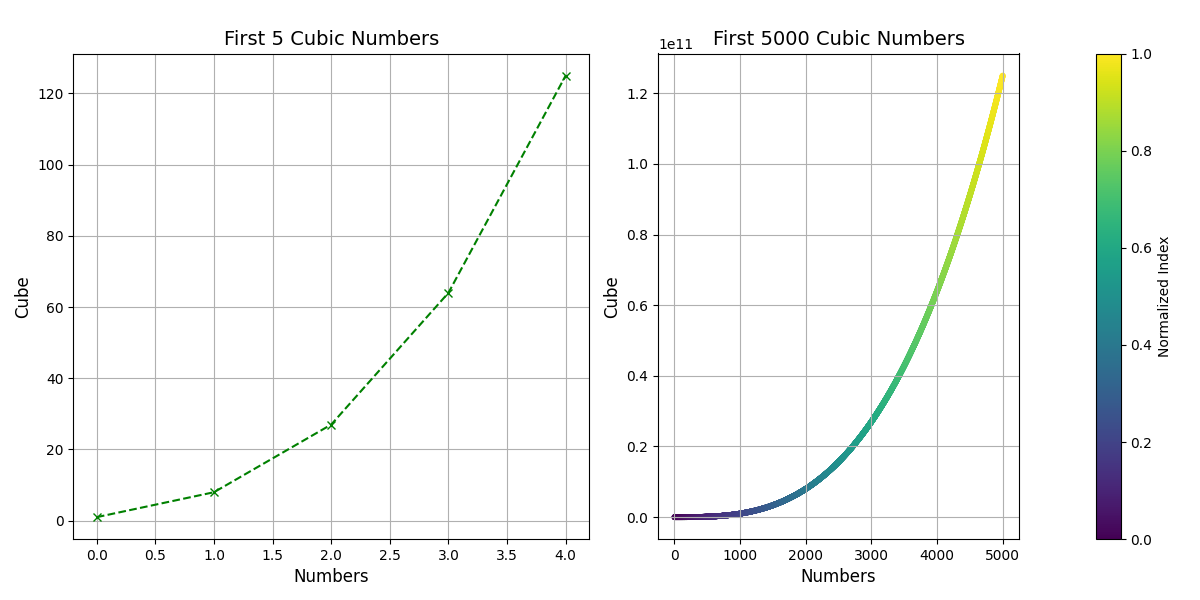

The script that drew this image:
import matplotlib.pyplot as plt
import numpy as np

def cube_numbers(n):
    return [x**3 for x in range(1, n+1)]

numbers_5 = cube_numbers(5)
plt.figure(figsize=(12, 6))

plt.subplot(1, 2, 1)
plt.plot(numbers_5, marker='x', color='green', linestyle='--')
plt.title('First 5 Cubic Numbers', fontsize=14)
plt.xlabel('Numbers', fontsize=12)
plt.ylabel('Cube', fontsize=12)
plt.grid(True)

numbers_5000 = cube_numbers(5000)
cmap = plt.get_cmap('viridis')
colors = np.linspace(0, 1, len(numbers_5000))

plt.subplot(1, 2, 2)
plt.scatter(range(1, 5001), numbers_5000, c=colors, cmap=cmap, s=10) 
plt.title('First 5000 Cubic Numbers', fontsize=14)
plt.xlabel('Numbers', fontsize=12)
plt.ylabel('Cube', fontsize=12)
plt.grid(True)
plt.colorbar(label='Normalized Index', pad=0.15)

plt.tight_layout()
plt.show()
